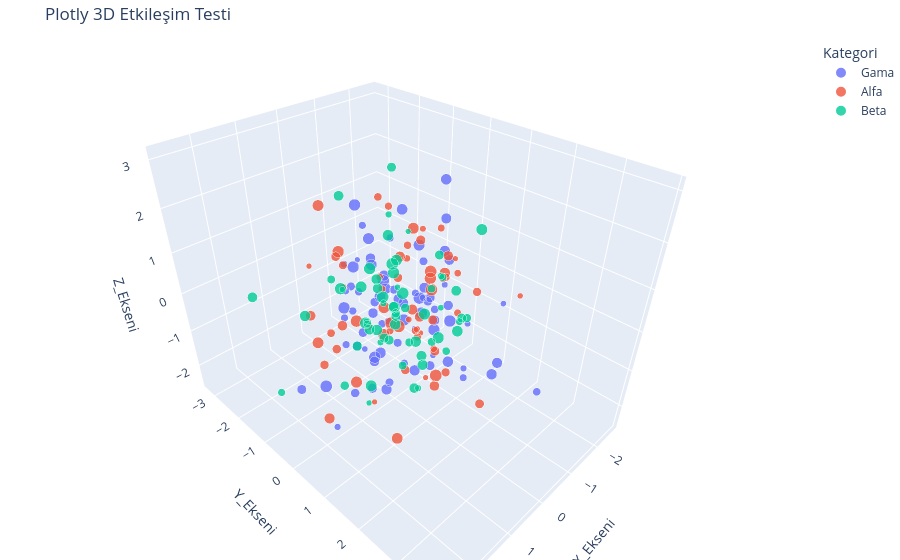

This figure's notebook cell:
### Code cell
# Plotly Express ile tek satırda 3D Scatter Plot (Dağılım Grafiği) çizimi
fig = px.scatter_3d(
    df_plotly, 
    x='X_Ekseni', 
    y='Y_Ekseni', 
    z='Z_Ekseni',
    color='Kategori',          # Noktaların rengi kategoriye göre değişsin
    size='Guc_Seviyesi',       # Noktaların büyüklüğü güç seviyesine göre değişsin
    opacity=0.8,               # Hafif şeffaflık
    title="Plotly 3D Etkileşim Testi"
)

# Grafiği ekranın tam ortasında biraz daha büyük göstermek için boyut ayarı
fig.update_layout(margin=dict(l=0, r=0, b=0, t=40))

# Jupyter içinde render et!
fig.show()
